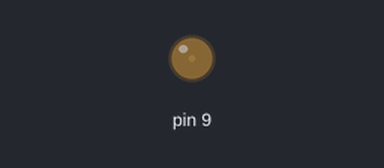
Bench run of a sketch on a simulated Arduino Uno, built with avr-gcc and run on an emulated ATmega328P. On the bench: output pins drawn as LEDs (lit = HIGH).

Above: at 0.05 s.
At 0.7 s:
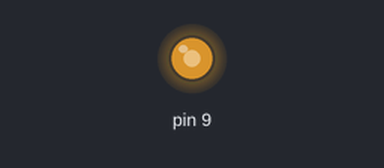
At 1.4 s:
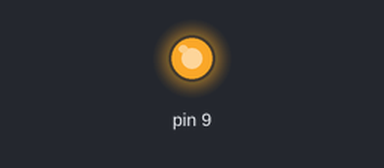
At 2.75 s:
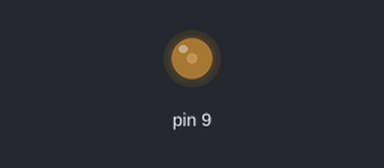
Timing chart, 0 to 5.2 s (numbered marks = the images above):
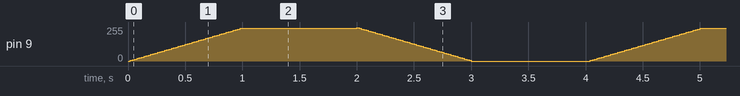

The sketch:

pulsowanieLED.ino
```cpp
void pulsowanieLED(int pin, int ilosc_migniec, int czas_wlaczona, int czas_wylaczona)
{
  int i;

  for(int j=0; j<ilosc_migniec; j++)
  {
    for(i=0; i<250; i+=5)
    {
      analogWrite(pin, i);
      delay(20);
    }
    delay(czas_wlaczona);

    for(;i>=0; i-=5)
    {
      analogWrite(pin, i);
      delay(20);
    }
    delay(czas_wylaczona);
  }
}

void setup() {
  pinMode(9, OUTPUT);

  pulsowanieLED(9, 19, 1000, 1000);

}

void loop()  {

}
```
